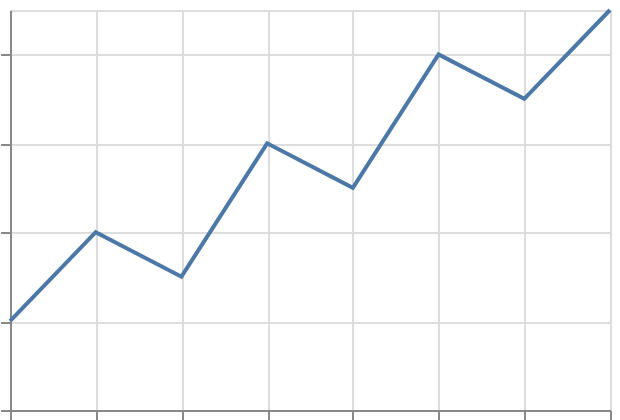

Here is the Vega-Lite specification saved for this chart:
### Vega-Lite specification from a JSON file in a GitHub repository (floating-point values rounded to 4 significant figures)
{"$schema": "https://vega.github.io/schema/vega-lite/v6.json", "padding": 5, "autosize": "none", "width": 300, "height": 200, "data": {"name": "table", "values": [{"c": "A", "g": "p", "x": 1, "y": 2, "v": 5, "t": "2024-01-15", "o": {"v": 3}, "IMDB Rating": 6.1, "d": "x1"}, {"c": "B", "g": "q", "x": 2, "y": 4, "v": 9, "t": "2024-02-20", "o": {"v": 7}, "IMDB Rating": 7.4, "d": "x2"}, {"c": "A", "g": "q", "x": 3, "y": 3, "v": 2, "t": "2024-03-05", "o": {"v": 1}, "IMDB Rating": 5.2, "d": "x1"}, {"c": "C", "g": "p", "x": 4, "y": 6, "v": 7, "t": "2024-05-30", "o": {"v": 4}, "IMDB Rating": 8.8, "d": "x3"}, {"c": "B", "g": "p", "x": 5, "y": 5, "v": 4, "t": "2024-07-11", "o": {"v": 9}, "IMDB Rating": 6.9, "d": "x2"}, {"c": "C", "g": "q", "x": 6, "y": 8, "v": 6, "t": "2024-09-02", "o": {"v": 2}, "IMDB Rating": 7.7, "d": "x3"}, {"c": "A", "g": "p", "x": 7, "y": 7, "v": 8, "t": "2024-11-25", "o": {"v": 5}, "IMDB Rating": 4.4, "d": "x1"}, {"c": "B", "g": "q", "x": 8, "y": 9, "v": 3, "t": "2024-12-31", "o": {"v": 8}, "IMDB Rating": 9.1, "d": "x2"}]}, "mark": {"type": "line", "order": false}, "encoding": {"x": {"field": "x", "type": "quantitative"}, "y": {"field": "y", "type": "quantitative"}}}
